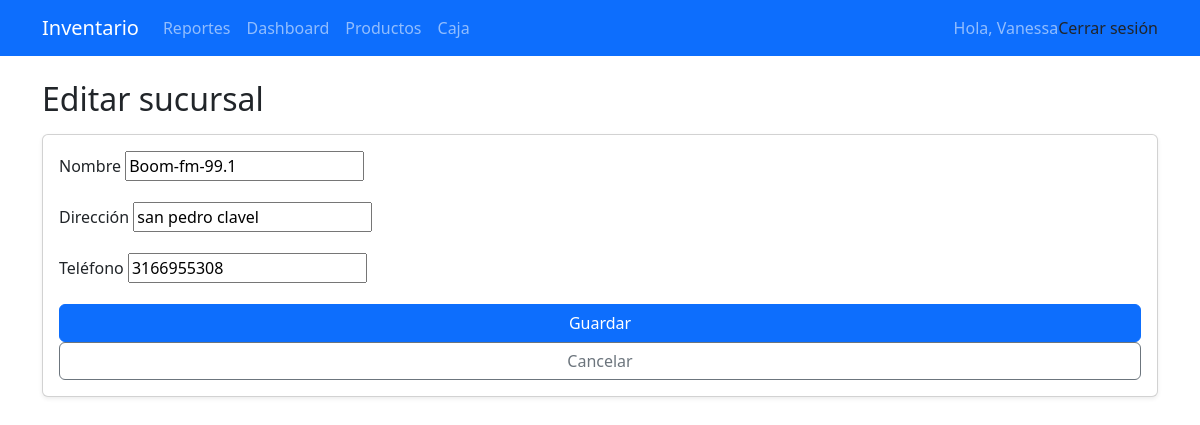
The app's page /adminapp/sucursales/1/editar/ (signed in) with its own data.
### inventario/models.py (models this page shows, shortened)
class Sucursal(models.Model):
    nombre = models.CharField(max_length=100, unique=True)
    direccion = models.CharField(max_length=200, blank=True, null=True)
    telefono = models.CharField(max_length=20, blank=True, null=True)

### inventario/views_admin.py (the view, shortened to what this page needs)
# urls.py: path('adminapp/sucursales/<int:pk>/editar/', views_admin.SucursalUpdateView.as_view(), name='sucursal_update'),
class SucursalUpdateView(AdminRequiredMixin, UpdateView):
    model = Sucursal
    form_class = SucursalForm
    template_name = 'sucursales/crear_sucursal.html'  # reusar la misma plantilla
    success_url = reverse_lazy('sucursal_list')

### inventario/forms_admin.py
class SucursalForm(forms.ModelForm):
    class Meta:
        model = Sucursal
        fields = ['nombre', 'direccion', 'telefono']
        widgets = {
            'nombre': forms.TextInput(attrs={'autofocus': True}),
            'direccion': forms.TextInput(),
            'telefono': forms.TextInput(),
        }

### inventario/context_processors.py (called while the page is built)
def role_context(request):
    role = None
    if request.user.is_authenticated:
        perfil = getattr(request.user, 'perfil', None)
        role = getattr(perfil, 'rol', None)
    return {'role': role}

### inventario/views_admin.py (called while the page is built)
    def test_func(self):
        try:
            return self.request.user.perfil.rol in ['Administrador', 'Subadministrador']
        except Exception:
            return False

### templates/sucursales/crear_sucursal.html (shortened to what this page needs)
{% extends "base.html" %}
{% block content %}
<h2 class="mb-3">{{ form.instance.pk|yesno:"Editar sucursal,Nueva sucursal" }}</h2>
<form method="post" class="card p-3 shadow-sm">
  <div class="mb-3">
    <label class="form-label">Nombre</label>
    {{ form.nombre }} {{ form.nombre.errors }}
  </div>
  <div class="mb-3">
    <label class="form-label">Dirección</label>
    {{ form.direccion }} {{ form.direccion.errors }}
  </div>
  <div class="mb-3">
    <label class="form-label">Teléfono</label>
    {{ form.telefono }} {{ form.telefono.errors }}
  </div>
  <button class="btn btn-primary" type="submit">Guardar</button>
  <a class="btn btn-outline-secondary" href="{% url 'sucursal_list' %}">Cancelar</a>
</form>
{% endblock %}

### templates/base.html (shortened to what this page needs)
<!DOCTYPE html>
<html lang="es">
<head>
  <link
    rel="stylesheet"
    href="https://cdn.jsdelivr.net/npm/bootstrap@5.3.3/dist/css/bootstrap.min.css"
  />
</head>
<body>
  <nav class="navbar navbar-expand-lg navbar-dark bg-primary">
    <div class="container">
      <a class="navbar-brand" href="{% url 'home' %}">Inventario</a>
      <div class="collapse navbar-collapse">
        <ul class="navbar-nav me-auto">
        {% if user.is_authenticated and role in "Administrador Subadministrador Supervisión" %}
        <li class="nav-item"><a class="nav-link" href="{% url 'reportes_home' %}">Reportes</a></li>
        <li class="nav-item"><a class="nav-link" href="{% url 'reportes_dashboard' %}">Dashboard</a></li>
        {% endif %}
          {% if user.is_authenticated %}
            <li class="nav-item">
              <a class="nav-link" href="{% url 'producto_list' %}">Productos</a>
            </li>
            <li class="nav-item">
              <a class="nav-link" href="{% url 'caja_estado' %}">Caja</a>
            </li>
          {% endif %}
        </ul>
        <ul class="navbar-nav ms-auto">
          {% if user.is_authenticated %}
            <li class="nav-item">
              <span class="navbar-text">Hola, {{ user.username }}</span>
            </li>
            <form method="post" action="{% url 'logout' %}">
  <button type="submit" class="dropdown-item">Cerrar sesión</button>
</form>
          {% else %}
            <li class="nav-item">
              <a class="nav-link" href="{% url 'login' %}">Iniciar sesión</a>
            </li>
          {% endif %}
        </ul>
      </div>
    </div>
  </nav>
  <main class="container py-4">
    {% block content %}{% endblock %}
  </main>
</body>
</html>

### records on screen
Sucursal: instance.pk "Editar sucursal", nombre "Boom-fm-99.1", direccion "san pedro clavel", telefono "3166955308"

### other values on screen
{{ user.username }} "Vanessa"
